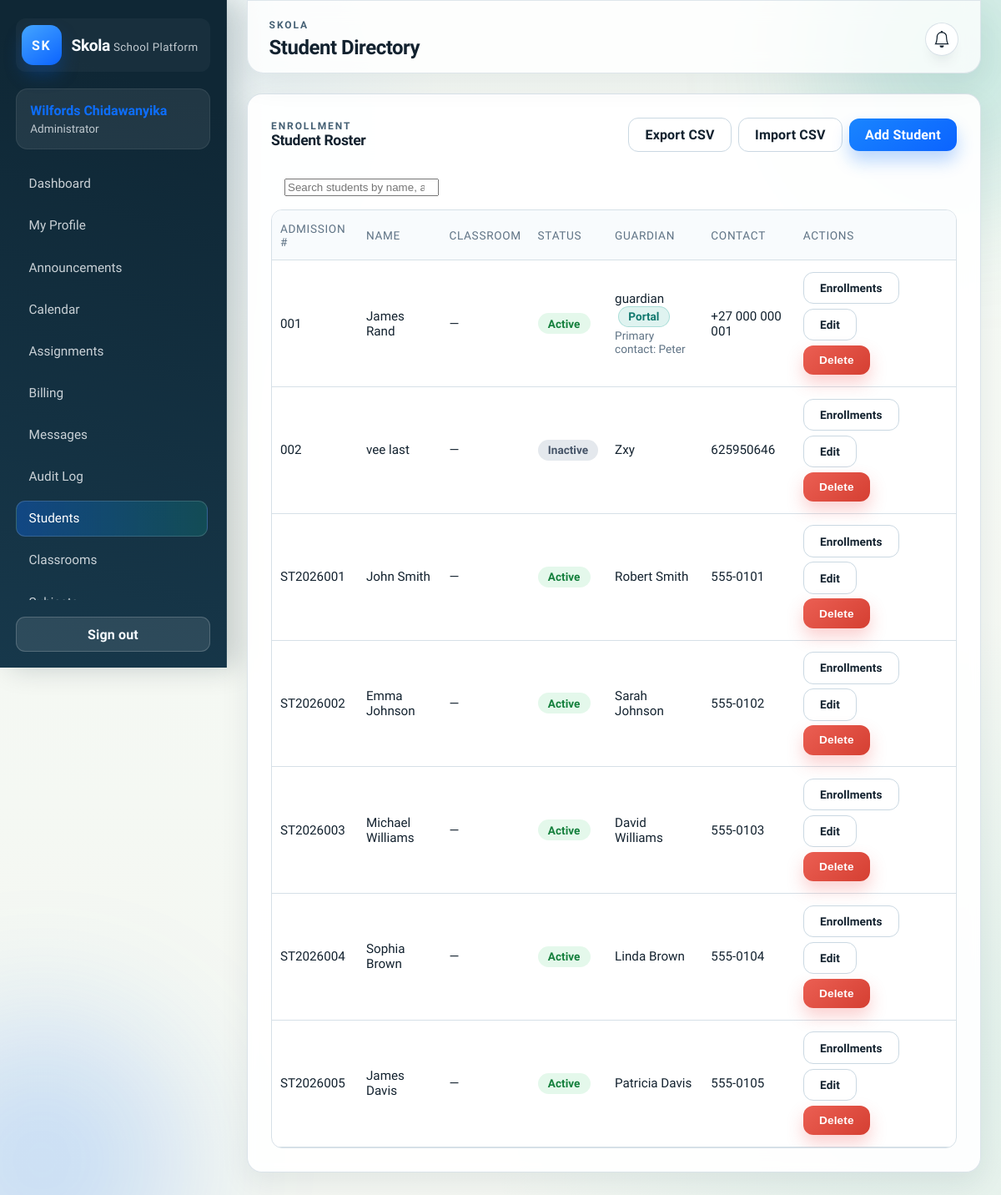
/students/ (signed in), run on the app's committed database.
### accounts/models.py (models this page shows, shortened)
class User(AbstractUser):
	class Role(models.TextChoices):
		ADMIN = 'ADMIN', 'Administrator'
		STAFF = 'STAFF', 'Staff'
		TEACHER = 'TEACHER', 'Teacher'
		STUDENT = 'STUDENT', 'Student'
		GUARDIAN = 'GUARDIAN', 'Guardian / Parent'
	role = models.CharField(max_length=20, choices=Role.choices, default=Role.STAFF)
	@property
	def display_name(self) -> str:
		return self.get_full_name() or self.username

### students/models.py (models this page shows, shortened)
class Student(models.Model):
	class Status(models.TextChoices):
		ACTIVE = 'ACTIVE', 'Active'
		INACTIVE = 'INACTIVE', 'Inactive'
		GRADUATED = 'GRADUATED', 'Graduated'
	user = models.OneToOneField(
		settings.AUTH_USER_MODEL,
		on_delete=models.SET_NULL,
		related_name='student_profile',
		blank=True,
		null=True,
	)
	admission_number = models.CharField(max_length=32, unique=True)
	first_name = models.CharField(max_length=150)
	last_name = models.CharField(max_length=150)
	date_of_birth = models.DateField()
	current_classroom = models.ForeignKey(
		'academics.Classroom',
		on_delete=models.SET_NULL,
		related_name='students',
		blank=True,
		null=True,
		help_text='Current primary classroom/section.',
	)
	guardian_name = models.CharField(max_length=255)
	guardian_user = models.ForeignKey(
		settings.AUTH_USER_MODEL,
		on_delete=models.SET_NULL,
		related_name='guardian_students',
		blank=True,
		null=True,
		help_text='Optional portal account for guardians/parents.',
	)
	contact_email = models.EmailField(blank=True)
	contact_phone = models.CharField(max_length=32, blank=True)
	status = models.CharField(max_length=16, choices=Status.choices, default=Status.ACTIVE)
	enrolled_on = models.DateField(auto_now_add=True)
	class Meta:
		ordering = ['admission_number']
	@property
	def full_name(self) -> str:
		return f"{self.first_name} {self.last_name}".strip()

### students/views.py (the view)
# urls.py: path('', views.student_list, name='list'),
@login_required
def student_list(request):
	students = Student.objects.select_related('user', 'guardian_user', 'current_classroom').all()
	can_manage = request.user.is_superuser or request.user.role == User.Role.ADMIN
	can_create = can_manage or request.user.role == User.Role.STAFF
	can_view_enrollments = can_create
	return render(
		request,
		'students/student_list.html',
		{
			'students': students,
			'can_manage_students': can_manage,
			'can_create_students': can_create,
			'can_view_enrollments': can_view_enrollments,
		},
	)

### messaging/user_status.py (called while the page is built)
def update_user_status(user):
    if user.is_authenticated:
        cache_key = LAST_SEEN_KEY.format(user_id=user.id)
        cache.set(cache_key, timezone.now(), 300)  # 5 minutes

    def __call__(self, request):
        if request.user.is_authenticated:
            update_user_status(request.user)
        response = self.get_response(request)
        return response

### skola/templates/students/student_list.html (shortened to what this page needs)
{% extends 'base.html' %}
{% block page_title %}Student Directory{% endblock %}
{% block content %}
<section class="panel">
    <div class="panel-header">
        <div>
            <p class="page-label">Enrollment</p>
            <h2 class="panel-title">Student Roster</h2>
        </div>
        <div style="display: flex; gap: 0.5rem; align-items: center;">
            {% if can_manage_students %}
                <a class="btn btn-neutral" href="{% url 'students:export' %}">Export CSV</a>
                <a class="btn btn-neutral" href="{% url 'students:import' %}">Import CSV</a>
            {% endif %}
            {% if can_create_students %}
                <a class="btn btn-primary" href="{% url 'students:create' %}">Add Student</a>
            {% endif %}
        </div>
    </div>
    <div style="padding: 1rem;">
        <input
            type="search"
            name="search"
            placeholder="Search students by name, admission number, or guardian..."
            class="form-input"
            style="max-width: 500px;"
            hx-get="{% url 'students:search' %}"
            hx-trigger="input changed delay:300ms, search"
            hx-target="#student-table-body"
            hx-indicator="#search-indicator"
            autocomplete="off"
        />
    </div>
    <div class="table-scroll">
        <table class="table">
            <thead>
                <tr>
                    <th>Admission #</th>
                    <th>Name</th>
                    <th>Classroom</th>
                    <th>Status</th>
                    <th>Guardian</th>
                    <th>Contact</th>
                    {% if can_manage_students or can_view_enrollments %}<th>Actions</th>{% endif %}
                </tr>
            </thead>
            <tbody id="student-table-body">
                {% include 'students/partials/student_rows.html' %}
            </tbody>
        </table>
    </div>
</section>
{% endblock %}

### skola/templates/base.html (shortened to what this page needs)
<!DOCTYPE html>
<html lang="en">
{% load static %}
<head>
    <link rel="stylesheet" href="{% static 'css/base.css' %}">
    <link rel="stylesheet" href="{% static 'css/ui-refresh.css' %}">
</head>
<body>
    <div class="app-shell">
        <aside class="app-sidebar" id="appSidebar">
            <div class="brand">
                <div class="brand-mark">SK</div>
                <div class="brand-copy">
                    <span>Skola</span>
                    <small>School Platform</small>
                </div>
            </div>
            {% if request.user.is_authenticated %}
                <a href="{% url 'accounts:profile' %}" class="user-card-link">
                    <div class="user-card">
                        <p class="user-name">{{ request.user.display_name }}</p>
                        <p class="user-role">{{ request.user.get_role_display }}</p>
                    </div>
                </a>
                <nav class="sidebar-nav" id="sidebarNav">
                    <a href="{% url 'accounts:dashboard' %}" class="nav-link{% if request.resolver_match.url_name == 'dashboard' %} is-active{% endif %}">Dashboard</a>
                    <a href="{% url 'accounts:profile' %}" class="nav-link">My Profile</a>
                    <a href="{% url 'announcements:list' %}" class="nav-link{% if request.resolver_match.namespace == 'announcements' %} is-active{% endif %}">Announcements</a>
                    <a href="{% url 'calendar:index' %}" class="nav-link{% if request.resolver_match.namespace == 'calendar' %} is-active{% endif %}">Calendar</a>
                    <a href="{% url 'assignments:list' %}" class="nav-link{% if request.resolver_match.namespace == 'assignments' %} is-active{% endif %}">Assignments</a>
                    {% if request.user.is_superuser or request.user.role == 'ADMIN' or request.user.role == 'STAFF' or request.user.role == 'GUARDIAN' or request.user.role == 'STUDENT' %}
                        <a href="{% url 'billing:invoice_list' %}" class="nav-link{% if request.resolver_match.namespace == 'billing' %} is-active{% endif %}">Billing</a>
                    {% endif %}
                    <a href="{% url 'messaging:inbox' %}" class="nav-link{% if request.resolver_match.namespace == 'messaging' %} is-active{% endif %}">Messages</a>
                    {% if request.user.is_superuser or request.user.role == 'ADMIN' or request.user.role == 'STAFF' %}
                        <a href="{% url 'auditlog:list' %}" class="nav-link{% if request.resolver_match.namespace == 'auditlog' %} is-active{% endif %}">Audit Log</a>
                        <a href="{% url 'students:list' %}" class="nav-link{% if 'students' in request.resolver_match.namespace %} is-active{% endif %}">Students</a>
                        <a href="{% url 'academics:classrooms' %}" class="nav-link{% if request.resolver_match.url_name == 'classrooms' %} is-active{% endif %}">Classrooms</a>
                        <a href="{% url 'academics:subjects' %}" class="nav-link{% if request.resolver_match.url_name == 'subjects' %} is-active{% endif %}">Subjects</a>
                    {% endif %}
                </nav>
                <a class="btn btn-ghost" href="{% url 'accounts:logout' %}">Sign out</a>
            {% else %}
                <nav class="sidebar-nav">
                    <a class="nav-link" href="{% url 'accounts:login' %}">Login</a>
                    <a class="nav-link" href="{% url 'accounts:register' %}">Register</a>
                </nav>
            {% endif %}
        </aside>
        <div class="app-main">
            <header class="app-header">
                <div class="header-main">
                    <div>
                        <p class="page-label">Skola</p>
                        <h1 class="page-title">{% block page_title %}School Command Center{% endblock %}</h1>
                    </div>
                </div>
                <div class="header-actions">
                    {% if request.user.is_authenticated %}
                        <a href="{% url 'notifications:list' %}" class="notification-bell"
                           hx-get="{% url 'notifications:unread_count' %}"
                                    hx-trigger="load"
                           hx-target="#notificationBadge"
                           hx-swap="outerHTML">
                        </a>
                    {% endif %}
                </div>
            </header>
            <main class="app-content">
                <div class="content-container">
                    {% block content %}{% endblock %}
                </div>
            </main>
        </div>
    </div>
</body>
</html>

### skola/templates/students/partials/student_rows.html (shortened to what this page needs)
{% for student in students %}
    <tr>
        <td>{{ student.admission_number }}</td>
        <td>{{ student.full_name }}</td>
        <td>{{ student.current_classroom|default:'—' }}</td>
        <td>
            {% if student.status == student.Status.ACTIVE %}
                <span class="status-pill status-active">{{ student.get_status_display }}</span>
            {% elif student.status == student.Status.INACTIVE %}
                <span class="status-pill status-inactive">{{ student.get_status_display }}</span>
            {% else %}
                <span class="status-pill status-graduated">{{ student.get_status_display }}</span>
            {% endif %}
        </td>
        <td>
            {% if student.guardian_user %}
                <span>{{ student.guardian_user.display_name }}</span>
                <small class="status-pill status-present" style="margin-left:0.25rem;">Portal</small>
                {% if student.guardian_name and student.guardian_name != student.guardian_user.display_name %}
                    <div class="field-help" style="margin-top:0.15rem;">Primary contact: {{ student.guardian_name }}</div>
                {% endif %}
            {% else %}
                {{ student.guardian_name }}
            {% endif %}
        </td>
        <td>{{ student.contact_phone|default:student.contact_email|default:'—' }}</td>
        {% if can_manage_students or can_view_enrollments %}
            <td>
                <div class="table-actions">
                    {% if can_view_enrollments %}
                        <a class="btn btn-neutral btn-small" href="{% url 'students:enrollments' student.pk %}">Enrollments</a>
                    {% endif %}
                    {% if can_manage_students %}
                        <a class="btn btn-neutral btn-small" href="{% url 'students:update' student.pk %}">Edit</a>
                        <form method="post" action="{% url 'students:delete' student.pk %}"
                              hx-post="{% url 'students:delete' student.pk %}"
                              hx-confirm="Are you sure you want to delete this student?"
                              hx-target="closest tr"
                              hx-swap="outerHTML swap:1s">
                            <button class="btn btn-danger btn-small" type="submit">Delete</button>
                        </form>
                    {% endif %}
                </div>
            </td>
        {% endif %}
    </tr>
{% empty %}
    <tr><td colspan="{% if can_manage_students or can_view_enrollments %}7{% else %}6{% endif %}">No students found.</td></tr>
{% endfor %}

### skola/static/css/base.css (style rules this page uses)
:root { --bg-body: #f4f6fb; --bg-panel: #ffffff; --bg-sidebar: #0f172a; --bg-sidebar-accent: rgba(148, 163, 184, 0.1); --text-primary: #0f172a; --text-muted: #6b7280; --text-inverse: #f8fafc; --primary: #2563eb; --primary-dark: #1e3a8a; --success: #0ea5e9; --warning: #f59e0b; --danger: #ef4444; --border: #e2e8f0; --card-radius: 16px; --shadow-soft: 0 25px 50px -12px rgba(15, 23, 42, 0.25); --shadow-card: 0 10px 40px rgba(15, 23, 42, 0.08); }
* { box-sizing: border-box; }
body { margin: 0; font-family: 'Nunito Sans', 'Segoe UI', Tahoma, Geneva, Verdana, sans-serif; background: var(--bg-body); color: var(--text-primary); min-height: 100vh; }
a { color: var(--primary); text-decoration: none; }
.app-shell { display: grid; grid-template-columns: 280px 1fr; min-height: 100vh; }
.app-sidebar { background: var(--bg-sidebar); color: var(--text-inverse); padding: 2rem 1.5rem; display: flex; flex-direction: column; gap: 2rem; }
.brand { display: flex; align-items: center; gap: 0.75rem; }
.brand-mark { width: 48px; height: 48px; border-radius: 12px; background: linear-gradient(135deg, #60a5fa, #2563eb); display: grid; place-items: center; font-weight: 700; letter-spacing: 0.1em; }
.brand-copy span { font-size: 1.2rem; font-weight: 600; }
.brand-copy small { color: rgba(248, 250, 252, 0.7); }
.user-card-link { text-decoration: none; display: block; transition: transform 0.2s; }
.user-card { background: var(--bg-sidebar-accent); border-radius: 14px; padding: 1rem; transition: background 0.2s; }
.user-name { margin: 0; font-weight: 600; }
.user-role { margin: 0.25rem 0 0; color: rgba(248, 250, 252, 0.6); font-size: 0.85rem; }
.sidebar-nav { display: flex; flex-direction: column; gap: 0.35rem; }
.nav-link { padding: 0.65rem 0.85rem; border-radius: 10px; color: rgba(248, 250, 252, 0.8); font-weight: 500; transition: background 0.2s, color 0.2s; }
.nav-link:hover, .nav-link.is-active { background: rgba(248, 250, 252, 0.12); color: #fff; }
.btn { display: inline-flex; align-items: center; justify-content: center; gap: 0.35rem; padding: 0.65rem 1.2rem; border-radius: 999px; font-weight: 600; border: none; cursor: pointer; transition: transform 0.2s ease, box-shadow 0.2s ease; }
.btn-primary { background: var(--primary); color: #fff; box-shadow: 0 10px 20px rgba(37, 99, 235, 0.3); }
.btn-ghost { background: rgba(248, 250, 252, 0.08); color: #fff; }
.btn-neutral { background: #fff; color: var(--text-primary); border: 1px solid var(--border); box-shadow: none; }
.btn-danger { background: var(--danger); color: #fff; box-shadow: 0 10px 20px rgba(239, 68, 68, 0.25); }
.btn-small { padding: 0.35rem 0.85rem; font-size: 0.85rem; }
.app-main { display: flex; flex-direction: column; min-height: 100vh; }
.app-header { padding: 2.5rem 3rem 1rem; display: flex; align-items: center; justify-content: space-between; }
.page-label { margin: 0; text-transform: uppercase; letter-spacing: 0.2em; font-size: 0.75rem; color: var(--text-muted); }
.page-title { margin: 0.4rem 0 0; font-size: clamp(1.5rem, 2vw, 2.4rem); }
.app-content { padding: 0 3rem 3rem; }
.content-container { max-width: 1200px; margin: 0 auto; }
form { width: 100%; }
.field-help { margin-top: 0.4rem; font-size: 0.85rem; color: var(--text-muted); }
.panel { background: var(--bg-panel); border-radius: var(--card-radius); padding: 1.75rem; box-shadow: var(--shadow-card); }
.panel-header { display: flex; justify-content: space-between; align-items: center; margin-bottom: 1rem; }
.panel-title { margin: 0; font-size: 1.1rem; }
.table-scroll { overflow-x: auto; }
.table { width: 100%; border-collapse: collapse; font-size: 0.95rem; }
.table th, .table td { border-bottom: 1px solid var(--border); padding: 0.9rem 0.4rem; text-align: left; }
.table th { color: var(--text-muted); font-weight: 500; font-size: 0.85rem; letter-spacing: 0.05em; text-transform: uppercase; }
.table-actions { display: inline-flex; gap: 0.35rem; flex-wrap: wrap; }
.table-actions form { margin: 0; }
.status-pill { display: inline-flex; align-items: center; gap: 0.35rem; padding: 0.15rem 0.75rem; border-radius: 999px; font-size: 0.85rem; font-weight: 600; background: rgba(15, 23, 42, 0.05); }
.status-present { background: rgba(34, 197, 94, 0.12); color: #15803d; }
.status-active { background: rgba(34, 197, 94, 0.12); color: #15803d; }
.status-inactive { background: rgba(148, 163, 184, 0.25); color: #475569; }

### data on the page
User: user.display_name "Wilfords Chidawanyika", user.role "Administrator"
Student: admission_number "001", full_name "James Rand", current_classroom "—", status "Active", guardian_user.display_name "guardian", guardian_name "Peter", contact_phone "+27 000 000 001"
Student: admission_number "002", full_name "vee last", current_classroom "—", status "Inactive", guardian_name "Zxy", contact_phone "625950646"
Student: admission_number "ST2026001", full_name "John Smith", current_classroom "—", status "Active", guardian_name "Robert Smith", contact_phone "555-0101"
Student: admission_number "ST2026002", full_name "Emma Johnson", current_classroom "—", status "Active", guardian_name "Sarah Johnson", contact_phone "555-0102"
Student: admission_number "ST2026003", full_name "Michael Williams", current_classroom "—", status "Active", guardian_name "David Williams", contact_phone "555-0103"
Student: admission_number "ST2026004", full_name "Sophia Brown", current_classroom "—", status "Active", guardian_name "Linda Brown", contact_phone "555-0104"
Student: admission_number "ST2026005", full_name "James Davis", current_classroom "—", status "Active", guardian_name "Patricia Davis", contact_phone "555-0105"
